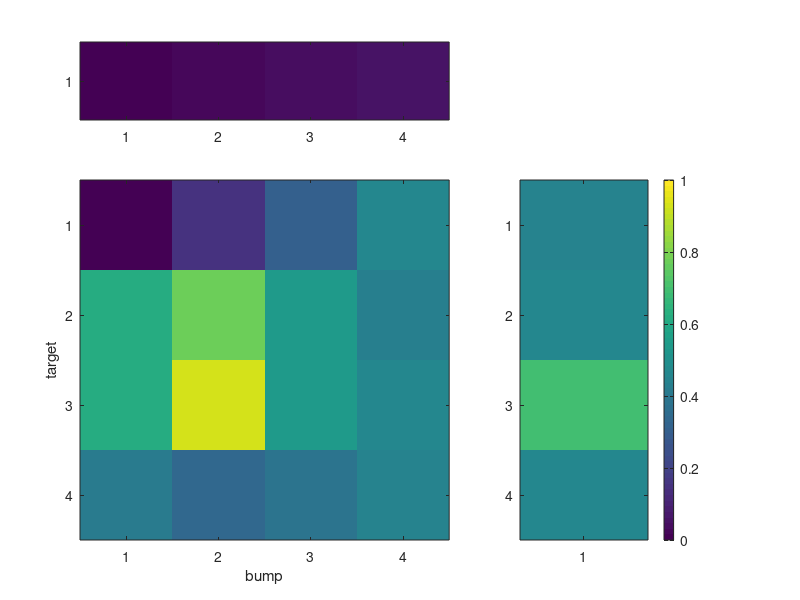

Source code (MATLAB):
m = [1 10 20 30; 40 50 35 28; 40 60 35 30; 27 22 25 29];
a = [1 2 3 4];
b = [29; 30; 45; 30];

%setting figure attributes
scrsz = get(0,'ScreenSize'); %figure orriented on screen size -> determining screen size.
figure('Position',[scrsz(4)/5, scrsz(4)/5, scrsz(4)/2*1.3, scrsz(4)/2]) %setting figure size 
%rect = [scrsz(4)/4, scrsz(4)/4, width, height]


axes('position',[0.1 0.1 0.4615 0.6])
image (m);

ylabel('target');
xlabel('bump');
set(gca, 'YTICK', [1 2 3 4])
set(gca, 'XTICK', [1 2 3 4])
%title(sprintf('%d - %d', chan,unit));


%setting pos. and size for image a
axes('position',[0.1 0.8 0.4615 0.13]);
%drawing image a
image (a);
set(gca, 'YTICK', [1])
set(gca, 'XTICK', [1 2 3 4])


axes('position',[0.65 0.1 0.2 0.6]);
image (b);
set(gca, 'YTICK', [1 2 3 4])
set(gca, 'XTICK', [1])

colorbar;


%x = 0:pi/100:2*pi
%y1 = sin(x)
%y2 = sin(x+.25)
%y3 = sin(x+.5)
%%subplot(2,2,3)
%%image (m)
%plot(x,y1,x,y2,x,y3)
%axis tight
%w1 = cos(x)
%w2 = cos(x+.25)
%w3 = cos(x+.5)
%%subplot(2,2,1)
%axes('position',[0.1 0.1 0.6 0.6])
%image (m)
%plot(x,w1,x,w2,x,w3)
%axis tight